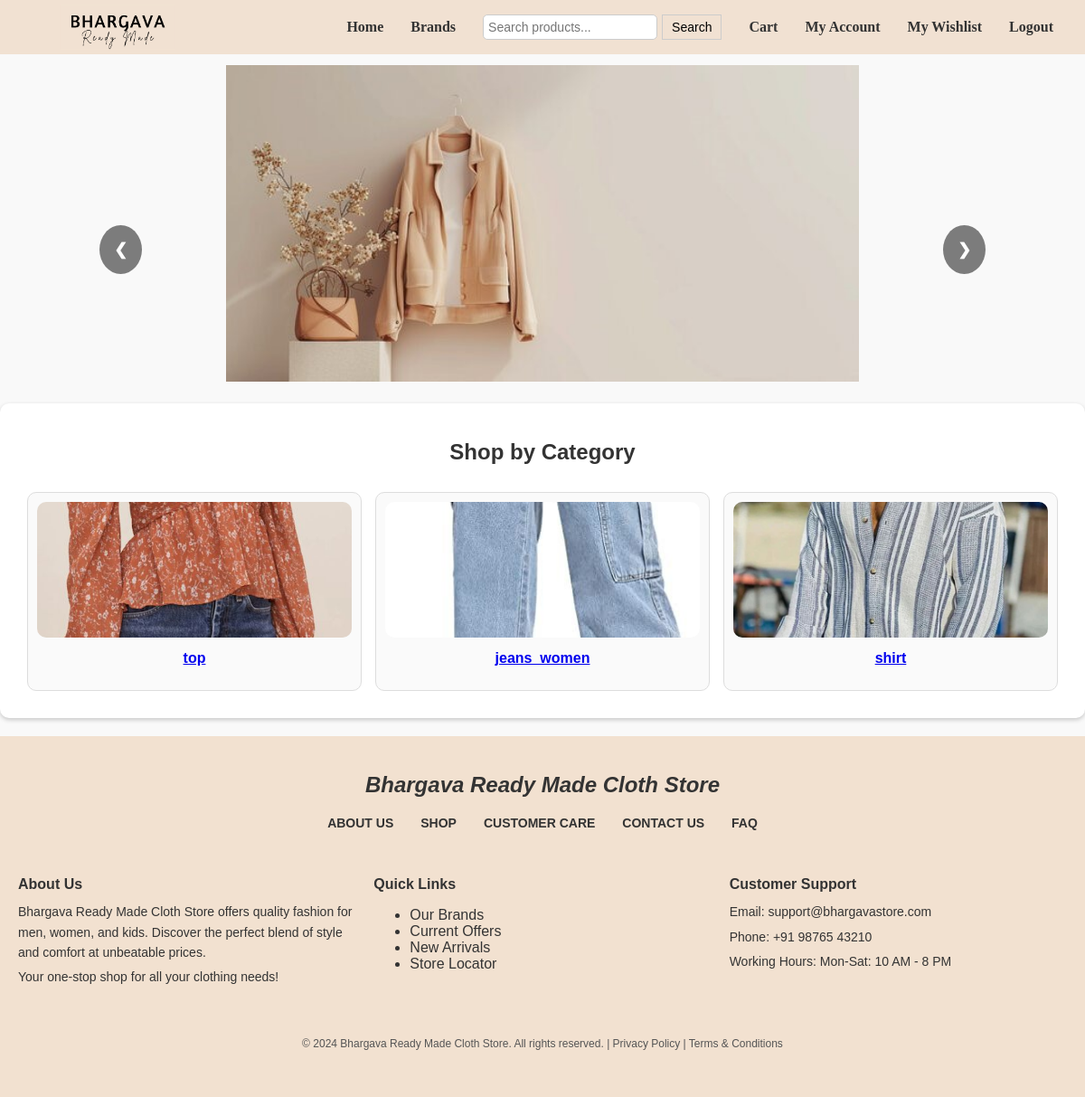
Page /user-home/ (signed in) on the committed database.
### store/models.py (models this page shows, shortened)
class Category(models.Model):
    name = models.CharField(max_length=100)
    image = models.ImageField(upload_to='categories/')

### store/views.py (the view)
# urls.py: path('user-home/', views.user_home, name='user_home'),  # This is required
@login_required
def user_home(request):
    unique_brands = Product.objects.values_list('brand', flat=True).distinct()
    print("Unique Brands in user_home:", list(unique_brands))  # Debugging print
    categories = Category.objects.all()  # Fetch all categories from the database
    context = {
        'brands': unique_brands,
        'categories': categories,
    }
    return render(request, 'store/user_home.html', context)

### store/templates/store/user_home.html (shortened to what this page needs)
{% extends 'base_generic.html' %}
{% load static %}
{% block content %}
{% include 'store/user_navbar.html' %}
<div class="slideshow-container">
    <div class="slide">
        <img src="{% static 'images/slideshow/slide1.jpg' %}" alt="Slide 1">
    </div>
    <a class="prev" onclick="plusSlides(-1)">&#10094;</a>
    <a class="next" onclick="plusSlides(1)">&#10095;</a>
</div>
<div class="category-section">
    <h2>Shop by Category</h2>
    <div class="categories-container">
        {% for category in categories %}
        <div class="category-box">
            <img src="{{ category.image.url }}" alt="{{ category.name }}">
            <p><a href="{% url 'products_by_category' category.name %}">{{ category.name }}</a>            </p>
        </div>
        {% endfor %}
    </div>
</div>
{% endblock %}

### store/templates/base_generic.html (style rules this page uses)
body { font-family: Arial, sans-serif; margin: 0; padding: 0; }

### store/templates/store/user_navbar.html (style rules this page uses)
body { margin: 0; background-color: #b7a798; }

### store/templates/store/user_home.html (style rules this page uses)
body { font-family: Arial, sans-serif; margin: 0; padding: 0; background-color: #f9f9f9; }
h2 { text-align: center; margin: 20px 0; color: #333; }
.slideshow-container { max-width: 1000px; margin: auto; position: relative; overflow: hidden; margin-top: 1%; display: flex; justify-content: center; align-items: center; }
.slide { display: none; width: 100%; text-align: center; }
.slide img { width: 70%; height: 350px; object-fit: cover; }
.prev, .next { position: absolute; top: 50%; padding: 16px; color: white; font-size: 18px; font-weight: bold; background-color: rgba(0, 0, 0, 0.5); border: none; cursor: pointer; border-radius: 50%; user-select: none; z-index: 10; }
.prev { left: 10px; }
.next { right: 10px; }
.category-section { padding: 20px; background-color: #fff; margin: 20px auto; border-radius: 10px; box-shadow: 0 2px 5px rgba(0, 0, 0, 0.2); }
.categories-container { display: grid; grid-template-columns: repeat(auto-fit, minmax(150px, 1fr)); gap: 15px; padding: 10px; }
.category-box { text-align: center; padding: 10px; border: 1px solid #ddd; border-radius: 10px; background-color: #fafafa; transition: transform 0.2s, box-shadow 0.2s; }
.category-box img { width: 100%; height: 150px; object-fit: cover; border-radius: 10px; }
.category-box p { margin-top: 10px; font-size: 16px; color: #333; font-weight: bold; }

### rows in the picture
Category: image (picture), name "top"
Category: image (picture), name "jeans_women"
Category: image (picture), name "shirt"
